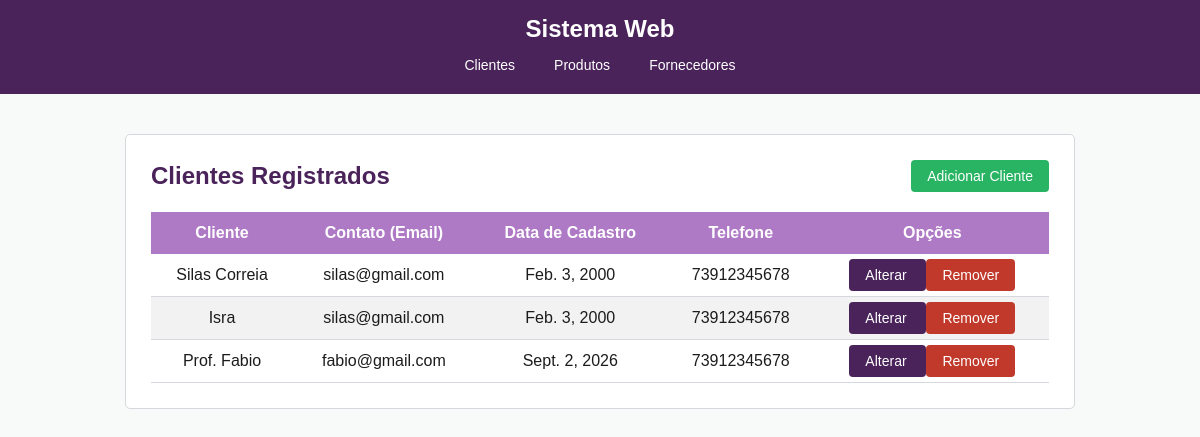
The page / on the database its author committed.
### clientes/models.py (models this page shows, shortened)
class Cliente(models.Model):
    nome = models.CharField(max_length=100)
    email = models.EmailField()
    data = models.DateField()
    telefone = models.CharField(max_length=11)

### clientes/views.py (the view)
# urls.py: path("", ClienteList.as_view(), name="lista-clientes"),
class ClienteList(ListView):
    model = Cliente
    template_name = "clientes/lista.html"
    context_object_name = "clientes"

### templates/clientes/lista.html
{% extends 'base.html' %}
{% block content %}
<div class="d-flex">
    <h2 style="color: var(--primary);">Clientes Registrados</h2>
    <a href="{% url 'criar-clientes' %}" class="btn btn-success">
        Adicionar Cliente
    </a>
</div>
<table>
    <thead>
        <tr>
            <th>Cliente</th>
            <th>Contato (Email)</th>
            <th>Data de Cadastro</th>
            <th>Telefone</th>
            <th class="text-center">Opções</th>
        </tr>
    </thead>
    <tbody>
        {% for c in clientes %}
        <tr>
            <td>{{ c.nome }}</td>
            <td>{{ c.email }}</td>
            <td>{{ c.data }}</td>
            <td>{{ c.telefone }}</td>
            <td class="text-center">
                <a href="{% url 'editar-clientes' c.pk %}" class="btn">
                    Alterar
                </a>
                <a href="{% url 'excluir-clientes' c.pk %}" class="btn btn-danger">
                    Remover
                </a>
            </td>
        </tr>
        {% empty %}
        <tr>
            <td colspan="5" class="text-center">
                Ainda não há clientes cadastrados.
            </td>
        </tr>
        {% endfor %}
    </tbody>
</table>
{% endblock %}

### templates/base.html (shortened to what this page needs)
<!DOCTYPE html>
<html lang="pt-br">
<head>
</head>
<body>
<nav class="navbar">
<a href="#" class="navbar-brand">Sistema Web</a>
<div class="nav-links">
<a href="{% url 'lista-clientes' %}">Clientes</a>
<a href="{% url 'lista-produtos' %}">Produtos</a>
<a href="{% url 'lista-fornecedores' %}">Fornecedores</a>
</div>
</nav>
<main class="container">
{% block content %}
{% endblock %}
</main>
</body>
</html>

### templates/base.html (style rules this page uses)
:root { --primary:#4a235a; --accent:#af7ac5; --danger:#c0392b; --success:#28b463; --light:#f8f9f9; --white:#ffffff; --dark:#1c1c1c; --border:#d5d8dc; }
* { box-sizing:border-box; margin:0; padding:0; font-family:Verdana, Geneva, Tahoma, sans-serif; }
body { background-color:var(--light); color:var(--dark); }
.navbar { background:var(--primary); padding:15px 6%; display:flex; flex-direction:column; align-items:center; gap:8px; }
.navbar-brand { color:var(--white); font-size:24px; font-weight:bold; text-decoration:none; }
.nav-links { display:flex; gap:15px; }
.nav-links a { color:var(--white); text-decoration:none; padding:6px 12px; border-radius:4px; font-size:14px; }
.container { max-width:950px; margin:40px auto; padding:25px; background:var(--white); border:1px solid var(--border); border-radius:5px; }
table { width:100%; border-collapse:collapse; margin-top:15px; }
th { background:var(--accent); color:white; padding:12px; text-align:center; }
td { padding:12px; border-bottom:1px solid var(--border); text-align:center; }
tr:nth-child(even) { background:#f2f2f2; }
.btn,button,input[type="submit"] { background:var(--primary); color:white; padding:8px 16px; border:none; border-radius:4px; cursor:pointer; text-decoration:none; font-size:14px; }
.btn-danger { background:var(--danger); }
.btn-success { background:var(--success); }
.d-flex { display:flex; justify-content:space-between; align-items:center; margin-bottom:20px; }
.text-center { text-align:center; }

### rows shown on the page
Cliente: nome "Silas Correia", email "silas@gmail.com", data "Feb. 3, 2000", telefone "73912345678"
Cliente: nome "Isra", email "silas@gmail.com", data "Feb. 3, 2000", telefone "73912345678"
Cliente: nome "Prof. Fabio", email "fabio@gmail.com", data "Sept. 2, 2026", telefone "73912345678"
